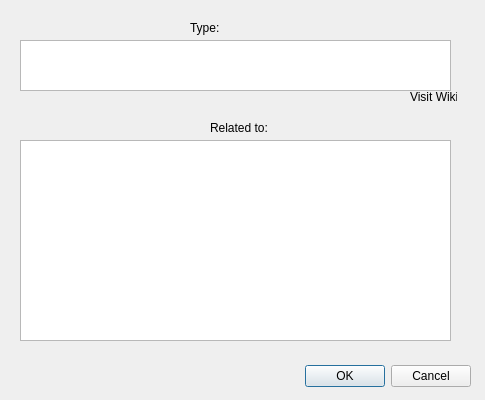
<?xml version="1.0" encoding="UTF-8"?>
<ui version="4.0">
 <class>InfoWindow</class>
 <widget class="QDialog" name="InfoWindow">
  <property name="geometry">
   <rect>
    <x>0</x>
    <y>0</y>
    <width>485</width>
    <height>400</height>
   </rect>
  </property>
  <property name="windowTitle">
   <string>Dialog</string>
  </property>
  <widget class="QDialogButtonBox" name="buttonBox">
   <property name="geometry">
    <rect>
     <x>130</x>
     <y>360</y>
     <width>341</width>
     <height>32</height>
    </rect>
   </property>
   <property name="orientation">
    <enum>Qt::Horizontal</enum>
   </property>
   <property name="standardButtons">
    <set>QDialogButtonBox::Cancel|QDialogButtonBox::Ok</set>
   </property>
  </widget>
  <widget class="QLabel" name="wikiLabel">
   <property name="geometry">
    <rect>
     <x>410</x>
     <y>90</y>
     <width>47</width>
     <height>13</height>
    </rect>
   </property>
   <property name="text">
    <string>Visit Wiki</string>
   </property>
  </widget>
  <widget class="QTableView" name="relatedTable">
   <property name="geometry">
    <rect>
     <x>20</x>
     <y>140</y>
     <width>431</width>
     <height>201</height>
    </rect>
   </property>
  </widget>
  <widget class="QTableView" name="relatorTable">
   <property name="geometry">
    <rect>
     <x>20</x>
     <y>40</y>
     <width>431</width>
     <height>51</height>
    </rect>
   </property>
  </widget>
  <widget class="QLabel" name="label">
   <property name="geometry">
    <rect>
     <x>210</x>
     <y>120</y>
     <width>81</width>
     <height>16</height>
    </rect>
   </property>
   <property name="text">
    <string>Related to:</string>
   </property>
  </widget>
  <widget class="QLabel" name="typeLabel">
   <property name="geometry">
    <rect>
     <x>190</x>
     <y>20</y>
     <width>101</width>
     <height>16</height>
    </rect>
   </property>
   <property name="text">
    <string>Type:</string>
   </property>
  </widget>
 </widget>
 <resources/>
 <connections>
  <connection>
   <sender>buttonBox</sender>
   <signal>accepted()</signal>
   <receiver>InfoWindow</receiver>
   <slot>accept()</slot>
   <hints>
    <hint type="sourcelabel">
     <x>248</x>
     <y>254</y>
    </hint>
    <hint type="destinationlabel">
     <x>157</x>
     <y>274</y>
    </hint>
   </hints>
  </connection>
  <connection>
   <sender>buttonBox</sender>
   <signal>rejected()</signal>
   <receiver>InfoWindow</receiver>
   <slot>reject()</slot>
   <hints>
    <hint type="sourcelabel">
     <x>316</x>
     <y>260</y>
    </hint>
    <hint type="destinationlabel">
     <x>286</x>
     <y>274</y>
    </hint>
   </hints>
  </connection>
 </connections>
</ui>
